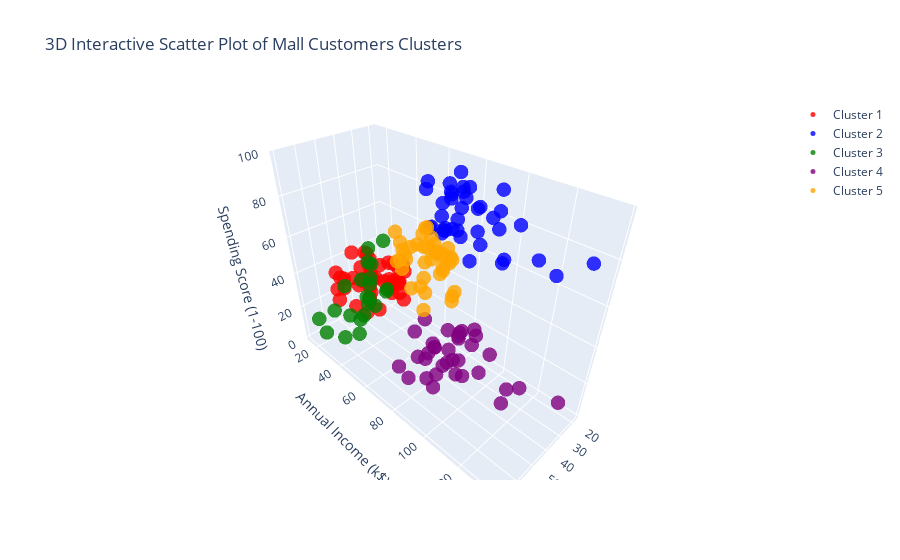

Write notebook code for a chart like this one.
### Code cell
# Create a 3D scatter plot with clusters
fig = go.Figure()

# Define a list of colors for each cluster
colors = ['red', 'blue', 'green', 'purple', 'orange']

# Add data for each cluster to the plot
for cluster in range(5):
    clustered_data = df_k6[df_k6['Cluster'] == cluster]
    fig.add_trace(go.Scatter3d(
        x=clustered_data['Age'],
        y=clustered_data['Annual Income (k$)'],
        z=clustered_data['Spending Score (1-100)'],
        mode='markers',
        marker=dict(
            size=5,
            color=colors[cluster],
            opacity=0.8,
        ),
        name=f'Cluster {cluster + 1}'
    ))

# Set titles for the axes
fig.update_layout(
    scene=dict(
        xaxis_title='Age',
        yaxis_title='Annual Income (k$)',
        zaxis_title='Spending Score (1-100)'
    ),
    title='3D Interactive Scatter Plot of Mall Customers Clusters'
)

# Show the interactive plot
fig.show()

### Figure 1 — Plotly figure (JSON) as saved in the notebook; plotly's stock layout.template omitted (floating-point values rounded to 4 significant figures)
{"data": [{"marker": {"color": "red", "opacity": 0.8, "size": 5}, "mode": "markers", "name": "Cluster 1", "type": "scatter3d", "x": [65, 50, 49, 59, 50, 47, 51, 69, 53, 70, 67, 54, 63, 43, 68, 70, 47, 60, 60, 59, 45, 49, 57, 67, 46, 48, 55, 50, 68, 48, 47, 48, 49, 67, 49, 66, 54, 68, 66, 65, 63, 49, 51, 50], "y": [38, 40, 42, 43, 43, 43, 44, 44, 46, 46, 47, 47, 48, 48, 48, 49, 49, 50, 50, 54, 54, 54, 54, 54, 54, 54, 57, 58, 59, 60, 60, 61, 62, 62, 62, 63, 63, 63, 63, 63, 65, 65, 67, 67], "z": [35, 55, 52, 60, 45, 41, 50, 46, 46, 56, 52, 59, 51, 50, 48, 55, 42, 49, 56, 47, 53, 42, 51, 41, 44, 46, 58, 46, 55, 49, 47, 42, 48, 59, 56, 50, 46, 43, 48, 52, 43, 59, 43, 57]}, {"marker": {"color": "blue", "opacity": 0.8, "size": 5}, "mode": "markers", "name": "Cluster 2", "type": "scatter3d", "x": [39, 31, 40, 38, 39, 31, 29, 32, 35, 32, 32, 28, 32, 34, 39, 38, 27, 30, 30, 29, 31, 36, 33, 32, 28, 36, 30, 27, 35, 32, 29, 30, 28, 36, 32, 38, 35, 32, 30], "y": [69, 70, 71, 71, 71, 72, 73, 73, 74, 75, 76, 77, 77, 78, 78, 78, 78, 78, 78, 79, 81, 85, 86, 87, 87, 87, 88, 88, 93, 97, 98, 99, 101, 103, 103, 113, 120, 126, 137], "z": [91, 77, 95, 75, 75, 71, 88, 73, 72, 93, 87, 97, 74, 90, 88, 76, 89, 78, 73, 83, 93, 75, 95, 63, 75, 92, 86, 69, 90, 86, 88, 97, 68, 85, 69, 91, 79, 74, 83]}, {"marker": {"color": "green", "opacity": 0.8, "size": 5}, "mode": "markers", "name": "Cluster 3", "type": "scatter3d", "x": [19, 20, 31, 35, 64, 67, 58, 37, 35, 52, 35, 46, 54, 45, 40, 60, 53, 49, 42, 36, 48, 49], "y": [15, 16, 17, 18, 19, 19, 20, 20, 21, 23, 24, 25, 28, 28, 29, 30, 33, 33, 34, 37, 39, 39], "z": [39, 6, 40, 6, 3, 14, 15, 13, 35, 29, 35, 5, 14, 32, 31, 4, 4, 14, 17, 26, 36, 28]}, {"marker": {"color": "purple", "opacity": 0.8, "size": 5}, "mode": "markers", "name": "Cluster 4", "type": "scatter3d", "x": [59, 47, 20, 44, 19, 57, 25, 48, 34, 43, 44, 47, 37, 34, 56, 19, 50, 42, 36, 40, 36, 52, 58, 59, 37, 46, 41, 54, 41, 34, 33, 47, 45, 32], "y": [71, 71, 73, 73, 74, 75, 77, 77, 78, 78, 78, 78, 78, 78, 79, 81, 85, 86, 87, 87, 87, 88, 88, 93, 97, 98, 99, 101, 103, 103, 113, 120, 126, 137], "z": [11, 9, 5, 7, 10, 5, 12, 36, 22, 17, 20, 16, 1, 1, 35, 5, 26, 20, 27, 13, 10, 13, 15, 14, 32, 15, 39, 24, 17, 23, 8, 16, 28, 18]}, {"marker": {"color": "orange", "opacity": 0.8, "size": 5}, "mode": "markers", "name": "Cluster 5", "type": "scatter3d", "x": [27, 29, 31, 33, 31, 27, 19, 18, 19, 32, 26, 40, 23, 38, 21, 22, 34, 18, 40, 32, 24, 27, 20, 23, 26, 21, 19, 38, 19, 18, 19, 27, 38, 40, 23, 43, 25, 28], "y": [40, 40, 40, 42, 43, 46, 46, 48, 48, 48, 54, 54, 54, 54, 54, 57, 58, 59, 60, 60, 60, 60, 61, 62, 62, 62, 63, 64, 64, 65, 65, 67, 67, 69, 70, 71, 72, 76], "z": [47, 42, 42, 60, 54, 51, 55, 59, 59, 47, 54, 48, 52, 55, 57, 55, 60, 41, 40, 42, 52, 50, 49, 41, 55, 42, 54, 42, 46, 48, 50, 56, 40, 58, 29, 35, 34, 40]}], "layout": {"scene": {"xaxis": {"title": {"text": "Age"}}, "yaxis": {"title": {"text": "Annual Income (k$)"}}, "zaxis": {"title": {"text": "Spending Score (1-100)"}}}, "title": {"text": "3D Interactive Scatter Plot of Mall Customers Clusters"}}}
